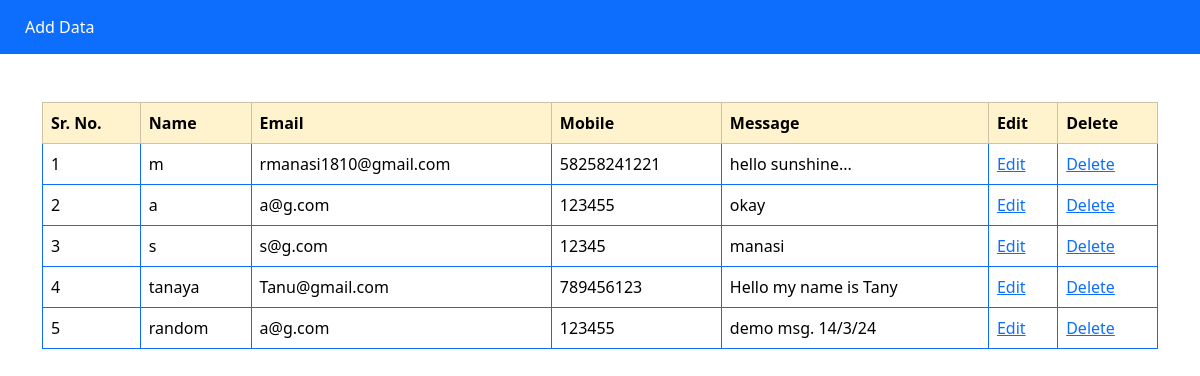
The page / on the database its author committed.
### contact_app/models.py (models this page shows)
class Msg(models.Model):
    name = models.CharField(max_length=150)
    email = models.EmailField(max_length=150) # models.CharField(max_length=100)
    mobile= models.BigIntegerField()
    msg = models.TextField() # size field not required

### contact_app/views.py (the view)
# urls.py: path('', views.dashboard, name='dashboard'), #dashboard
def dashboard (request):
    context = {} #we use later #this is blank dictionary (not set )
    m= Msg.objects.all()  # we are fetching all data
    context['data'] =m # we are getting all data here from fetch
    return render(request,'dashboard.html', context)

### contact_app/templates/dashboard.html (shortened to what this page needs)
<!DOCTYPE html>
<html lang="en">
<head>
    <link href="https://cdn.jsdelivr.net/npm/bootstrap@5.3.3/dist/css/bootstrap.min.css" rel="stylesheet">
    <link rel="stylesheet" href="https://cdn.jsdelivr.net/npm/bootstrap-icons@1.11.3/font/bootstrap-icons.min.css">
</head>
<body>
    <nav class="navbar navbar-expand-lg bg-primary">
        <div class="container-fluid">
          <div class="collapse navbar-collapse" id="navbarNav">
            <ul class="navbar-nav">
              <li class="nav-item">
                <a class="btn btn-primary" aria-current="page" href="{/create}">Add Data</a>
              </li>
            </ul>
          </div>
        </div>
      </nav>
      <div class="container mt-5">
        <div class="row">
            <div class="col">
                <table class="table table-bordered border-primary">
                    <thead class="table-warning">
                        <tr>
                            <th>Sr. No.</th>
                            <th>Name</th>
                            <th>Email</th>
                            <th>Mobile</th>
                            <th>Message</th>
                            <th>Edit</th>
                            <th>Delete</th>
                        </tr>
                    </thead>
        {% for d in data %}
        <tr>
            <td>
                {{  forloop.counter  }}
            </td>
            <td>
                {{ d.name  }}
            </td>
            <td>
                {{  d.email  }}
            </td>
            <td>
                {{  d.mobile  }}
            </td>
            <td>
                {{  d.msg  }}
            </td>
            <td>
                <a href="/edit/{{d.id}}">Edit</a>
            </td>
            <td>
                <a href="/delete/{{d.id}}">Delete</a>
            </td>
        </tr>
        {%endfor%}
    </table>
</body>
</html>

### rows shown on the page
Msg: name "m", email "rmanasi1810@gmail.com", mobile "58258241221", msg "hello sunshine..."
Msg: name "a", email "a@g.com", mobile "123455", msg "okay"
Msg: name "s", email "s@g.com", mobile "12345", msg "manasi"
Msg: name "tanaya", email "Tanu@gmail.com", mobile "789456123", msg "Hello my name is Tany"
Msg: name "random", email "a@g.com", mobile "123455", msg "demo msg. 14/3/24"
